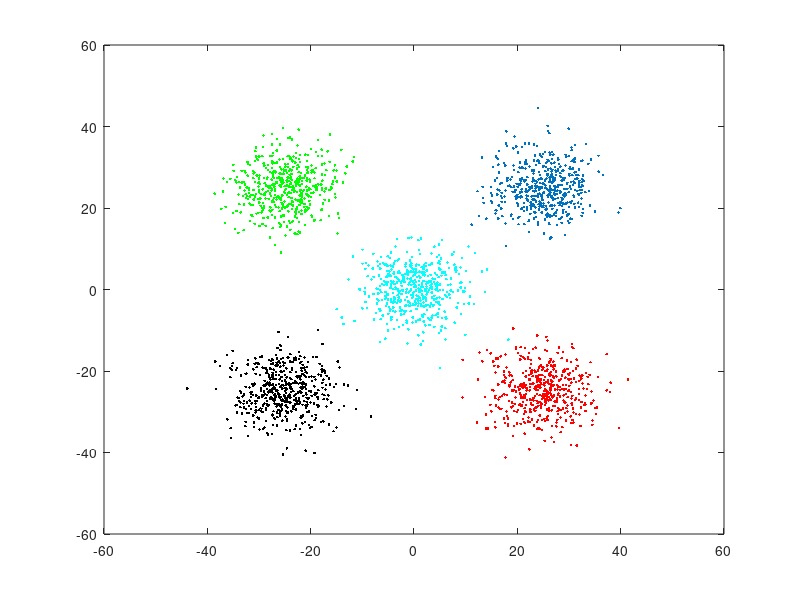

Here is the MATLAB script that generated this plot: (Note: this script raises an error after producing the figure.)
N=1000;

D=2;
T=100;
%X = rand(N,D);
% ground truth 
%GT = zeros(N,1);
%GT(find(X(:,1)<0.5 & X(:,2)<0.5))= 1;
%GT(find(X(:,1)>=0.5 & X(:,2)<0.5)) = 2;
%GT(find(X(:,1)<0.5 & X(:,2)>=0.5)) = 3;
%GT(find(X(:,1)>=0.5 & X(:,2)>=0.5)) = 4;

a = 5*[randn(500,1)+5, randn(500,1)+5];
b = 5*[randn(500,1)+5, randn(500,1)-5];
c = 5*[randn(500,1)-5, randn(500,1)+5];
d = 5*[randn(500,1)-5, randn(500,1)-5];
e = 5*[randn(500,1), randn(500,1)];
X = [a;b;c;d;e];
N=size(X,1);
GT = zeros(N,1);
GT(1:500)=1;
GT(501:1000)=2;
GT(1001:1500)=3;
GT(1501:2000)=4;
GT(2001:2500)=5;

% randomize X first?
Y = [X GT];
newdata = Y(randperm(size(Y,1)),:)
X = newdata(:,1:2);
GT = newdata(:,3);

plot(a(:,1),a(:,2),'.');hold on;
plot(b(:,1),b(:,2),'r.'); 
plot(c(:,1),c(:,2),'g.'); 
plot(d(:,1),d(:,2),'k.');
plot(e(:,1),e(:,2),'c.');

% construct con_must and con_cannot 
n_constraints = 100;
done=0;
con_must = zeros(N,N);
con_cannot = zeros(N,N);
added_constraints=0;
while(~done)
	i = randi(N);
	j = randi(N);
	if (i==j)
		continue
	end
	if GT(i) == GT(j)
		con_must(i,j)=1;
		con_must(j,i)=1;
	end
	if GT(i) ~= GT(j)
		con_cannot(i,j)=1;
		con_cannot(j,i)=1;
	end
	added_constraints = added_constraints +1;
	if added_constraints  >= n_constraints
		done = 1; 
	end
end

% add constraints for face
X = load('face_feature.txt');
N = size(X,1);
con_cannot = zeros(N,N);
con_must=zeros(N,N);
face_cannot = load('face_cannot.txt');
n_constraints = length(face_cannot)
for k=1:n_constraints
	i = face_cannot(k,1)+1;
	j = face_cannot(k,2)+1;
	con_cannot(i,j)=1;
	con_cannot(j,i)=1;
end
face_GT = load('face_GT.txt');
GT = face_GT(:,2);
K=100;
iters=100;


%############################

% add constraints for location
%X = load('location_feature.txt');
X = load('/Users/Jinyun/Dropbox/www2013/data/gt/location_feature.txt');
N = size(X,1);
con_cannot = zeros(N,N);
con_must=zeros(N,N);
%location_must = load('location_must.txt');
location_must = load('/Users/Jinyun/Dropbox/www2013/data/gt/location_must.txt');
n_constraints = length(location_must)
for k=1:n_constraints
	i = location_must(k,1)+1;
	j = location_must(k,2)+1;
	con_must(i,j)=1;
	con_must(j,i)=1;
end

location_GT = load('/Users/Jinyun/Dropbox/www2013/data/gt/location_GT.txt');
GT = location_GT(:,2)
K=100;
iters=100;

%################## kmeans constrained ####################
tic
[A, M, E] = kmeans_constrained(K,X,con_must, con_cannot,iters);
toc

% compute rand index
a=0;
b=0;
for i=1:N
	for j=1:N
		if i==j
			continue;
		end
		if GT(i)==GT(j) && A(i)==A(j)
			a = a+1;
		end
		if GT(i)~=GT(j) && A(i) ~=A(j)
			b = b+1;
		end
	end
end
allpairs = N*(N-1);
randindex = (a+b)/allpairs

 